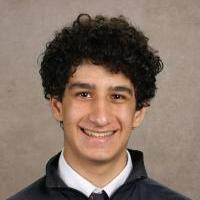
#> input picture ch8/aiden.jpg, 200 x 200 px
$ python blurring.py --image aiden.jpg
#> lines starting #> are read from the running program, lines starting #| are printed output that depends on the picture
import numpy as np
import argparse
import cv2

ap = argparse.ArgumentParser()
ap.add_argument("-i", "--image", required = True, help = "Path to the image")
args = vars(ap.parse_args())

image = cv2.imread(args["image"])
#> image is the input picture: shape (200, 200, 3); mean B, G, R 101.2, 113.3, 132.4
cv2.imshow("Original", image)

cv2.waitKey(0)

# Averaging Blur
blurred = np.hstack([
    cv2.blur(image, (1, 1)),
    cv2.blur(image, (3, 3)),
    cv2.blur(image, (5, 5)),
    cv2.blur(image, (7, 7)),
    cv2.blur(image, (201, 201))])
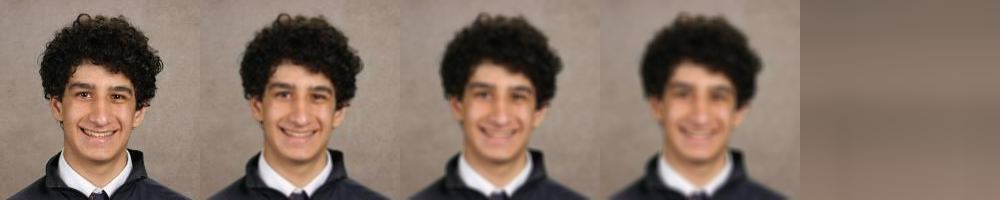
#> blurred: shape (200, 1000, 3); mean B, G, R 101.2, 113.4, 132.4
cv2.imshow("Averaged", blurred)
cv2.waitKey(0)

# Gaussian Blur
blurred = np.hstack([
    cv2.GaussianBlur(image, (3, 3), 0),
    cv2.GaussianBlur(image, (5, 5), 0),
    cv2.GaussianBlur(image, (7, 7), 0)])
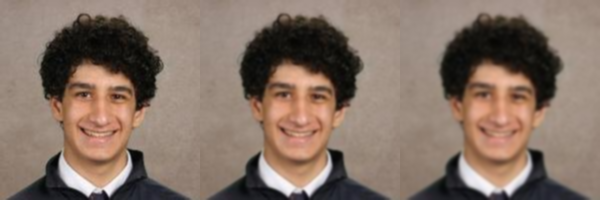
#> blurred: shape (200, 600, 3); mean B, G, R 101.2, 113.4, 132.4

cv2.imshow("Gaussian", blurred)
cv2.waitKey(0)

# Median Blurring
blurred = np.hstack([
    cv2.medianBlur(image, 3),
    cv2.medianBlur(image, 5),
    cv2.medianBlur(image, 7),
    cv2.medianBlur(image, 51)])
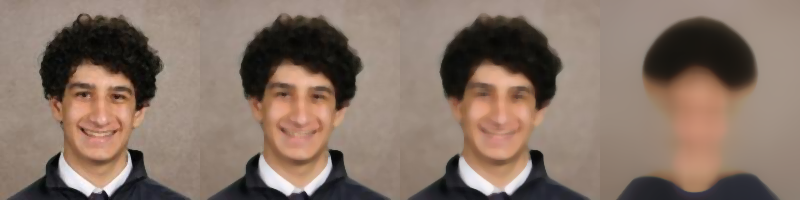
#> blurred: shape (200, 800, 3); mean B, G, R 101.4, 113.8, 133.1
cv2.imshow("Median", blurred)
cv2.waitKey(0)

# Bilateral Blurring
blurred = np.hstack([
    cv2.bilateralFilter(image, 5, 21, 21),
    cv2.bilateralFilter(image, 7, 31, 31),
    cv2.bilateralFilter(image, 9, 41, 41)])
#> blurred: shape (200, 600, 3)
cv2.imshow("Bilateral", blurred)
cv2.waitKey(0)
